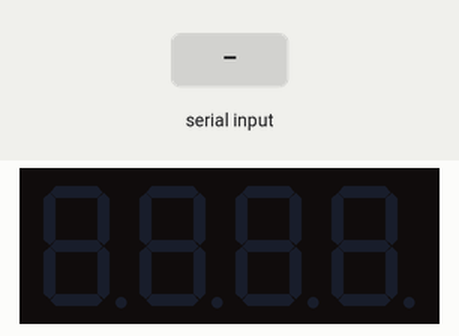
Bench run of a sketch on a simulated Arduino Uno, built with avr-gcc and run on an emulated ATmega328P. On the bench: 4-digit seven-segment display. Wiring (inferred from the names in the program): 4-digit 7-segment display, segments lit when HIGH: segments pin 11, pin 7, pin 4, pin 2, A0, pin 10, pin 5, pin 3; digit selects pin 12, pin 9, pin 8, pin 6. The test bench sets the inputs (shaded band). The segment pins are drawn as the display they are named for.

Above: at 1.0 s.
1.1 s: "90,45\n" received over Serial
At 2.1 s:
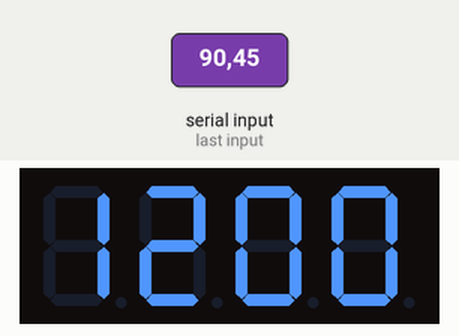
Timing chart, 0 to 4.1 s (numbered marks = the images above; inputs shaded):
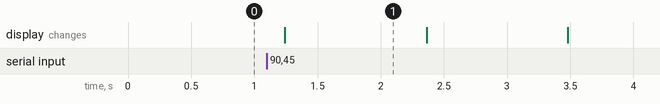

Measured:
- after the input at 1.1 s, the display: changes after 0.14 s (image 1)

The sketch:

sketch_jul4a.ino
```cpp
// === Segment Pins ===
int pinA = 11;
int pinB = 7;
int pinC = 4;
int pinD = 2;
int pinE = A0;   // was pin 1 — moved to avoid Serial conflict
int pinF = 10;
int pinG = 5;
int pinDP = 3;   // Decimal point (dot)

int segmentPins[] = {pinA, pinB, pinC, pinD, pinE, pinF, pinG};

// === Digit Control Pins (Common Cathode) ===
int digitPins[] = {12, 9, 8, 6};  // D1, D2, D3, D4

// Segment map for digits 0–9
byte numbers[10][7] = {
  {HIGH, HIGH, HIGH, HIGH, HIGH, HIGH, LOW},  // 0
  {LOW, HIGH, HIGH, LOW, LOW, LOW, LOW},      // 1
  {HIGH, HIGH, LOW, HIGH, HIGH, LOW, HIGH},   // 2
  {HIGH, HIGH, HIGH, HIGH, LOW, LOW, HIGH},   // 3
  {LOW, HIGH, HIGH, LOW, LOW, HIGH, HIGH},    // 4
  {HIGH, LOW, HIGH, HIGH, LOW, HIGH, HIGH},   // 5
  {HIGH, LOW, HIGH, HIGH, HIGH, HIGH, HIGH},  // 6
  {HIGH, HIGH, HIGH, LOW, LOW, LOW, LOW},     // 7
  {HIGH, HIGH, HIGH, HIGH, HIGH, HIGH, HIGH}, // 8
  {HIGH, HIGH, HIGH, HIGH, LOW, HIGH, HIGH}   // 9
};

// Time tracking
unsigned long previousMillis = 0;
int seconds = 0;
int minutes = 0;
int hours = 0;

void setup() {
  Serial.begin(9600);

  for (int i = 0; i < 7; i++) pinMode(segmentPins[i], OUTPUT);
  pinMode(pinDP, OUTPUT);
  digitalWrite(pinDP, LOW);

  for (int i = 0; i < 4; i++) {
    pinMode(digitPins[i], OUTPUT);
    digitalWrite(digitPins[i], HIGH);  // Turn OFF initially
  }

  // Read time from Serial (format "HH:MM")
  while (!Serial.available()) delay(100);
  String input = Serial.readStringUntil('\n');
  int hh = input.substring(0, 2).toInt();
  int mm = input.substring(3, 5).toInt();

  if (hh >= 0 && hh < 24 && mm >= 0 && mm < 60) {
    hours = hh;
    minutes = mm;
    seconds = 0;
  }
}

void clearSegments() {
  for (int i = 0; i < 7; i++) digitalWrite(segmentPins[i], LOW);
  digitalWrite(pinDP, LOW);
}

void displayDigit(int digitIndex, int number, bool enableDot) {
  clearSegments();
  for (int s = 0; s < 7; s++) {
    digitalWrite(segmentPins[s], numbers[number][s]);
  }

  // Blinking dot every even second
  if (enableDot && (seconds % 2 == 0)) {
    digitalWrite(pinDP, HIGH);
  }

  digitalWrite(digitPins[digitIndex], LOW);   // Turn on digit
  delay(3);
  digitalWrite(digitPins[digitIndex], HIGH);  // Turn off digit
  digitalWrite(pinDP, LOW);                   // Reset dot
}

void loop() {
  // Update time every second
  if (millis() - previousMillis >= 1000) {
    previousMillis = millis();
    seconds++;
    if (seconds >= 60) {
      seconds = 0;
      minutes++;
      if (minutes >= 60) {
        minutes = 0;
        hours++;
        if (hours >= 24) hours = 0;
      }
    }
  }

  // Convert to 12-hour format
  int h = hours % 12;
  if (h == 0) h = 12;

  // Break into digits
  bool hideFirstDigit = (h < 10);
  int digits[4];
  digits[0] = hideFirstDigit ? -1 : h / 10;
  digits[1] = h % 10;
  digits[2] = minutes / 10;
  digits[3] = minutes % 10;


  for (int i = 0; i < 30; i++) {
    // Digit 0
    if (digits[0] >= 0) {
      displayDigit(0, digits[0], false);
    } else {
      clearSegments();
      digitalWrite(digitPins[0], LOW);
      delay(3);
      digitalWrite(digitPins[0], HIGH);
    }

    // Digit 1 with dot
    displayDigit(1, digits[1], true);
    displayDigit(2, digits[2], false);
    displayDigit(3, digits[3], false);
  }
}
```
